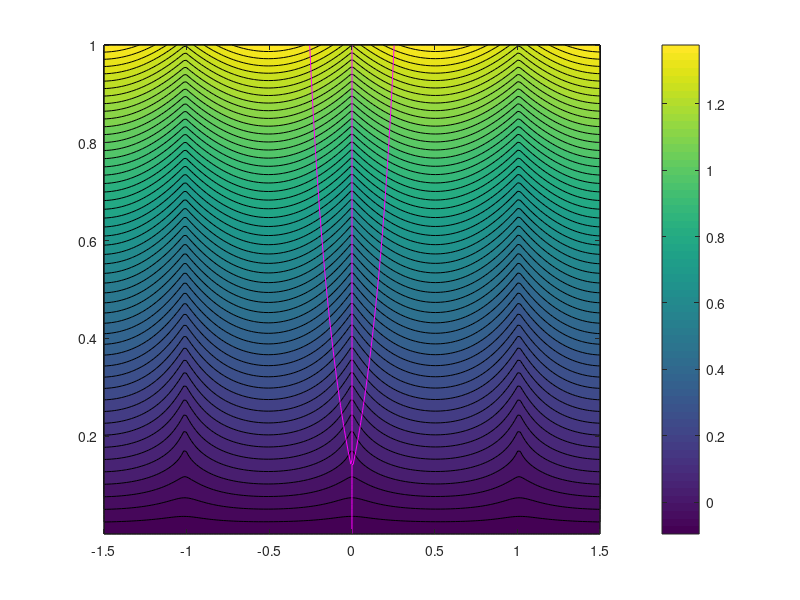

Write MATLAB code to recreate this figure.
clear

load dualmesh.0.mat;

w = pathdat.up.FF;
phi = real(w(1,:));
psi = imag(w(:,1));
tau = pathdat.up.taumat;
theta = pathdat.up.thetamat;

q0 = exp(tau);

A = 0.131i;

myint = 0*q0;
myint(1,:) = cumtrapz(phi, q0(1,:));
for k = 1:size(w,2)
    tmp = 1i*cumtrapz(psi, q0(:,k));
    myint(:,k) = myint(1,k) + tmp;
end
chi = -1i*myint;
chic = interp2(real(w), imag(w), chi, real(A), imag(A));
chi = chi - chic;

% [C, h] = contourf(real(w), imag(w), imag(chi), 50);
[C, h] = contourf(real(w), imag(w), real(chi), 50);
hold on
[C, h] = contour(real(w), imag(w), imag(chi), [0 0],'m');
hold off
colorbar
